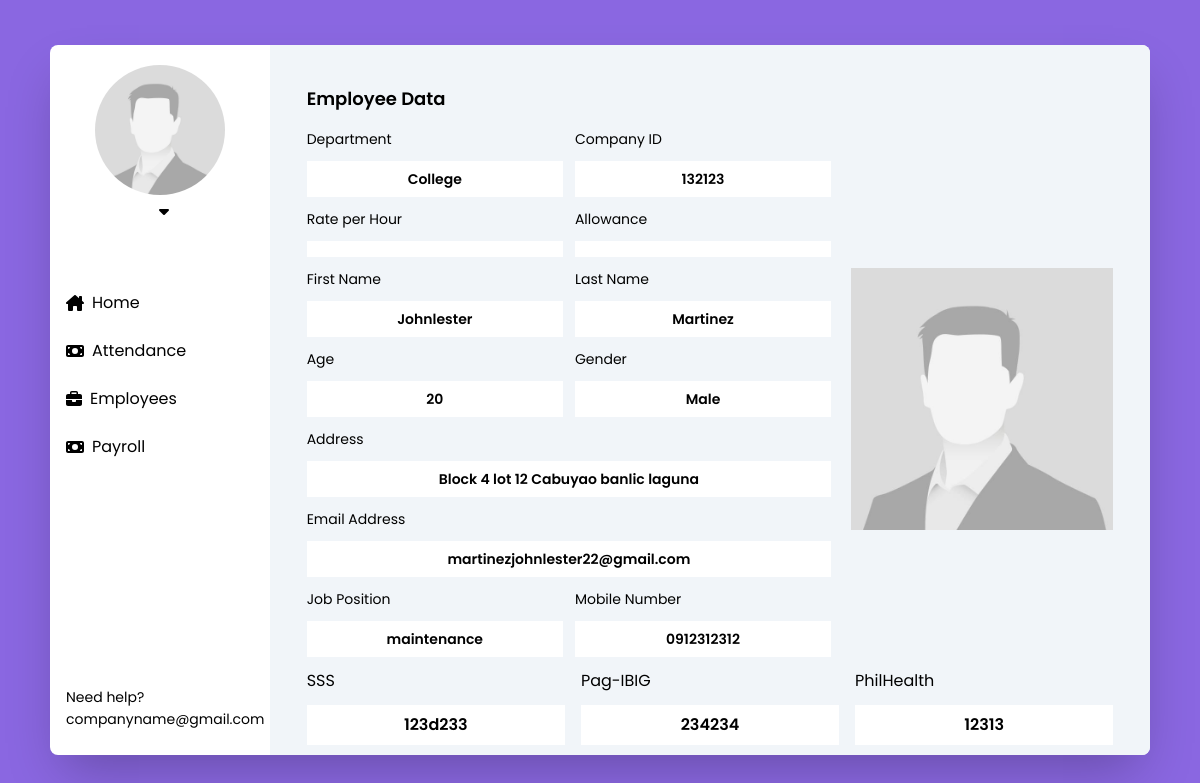
The page /view.php?c_id=132123 on the database as committed earlier.
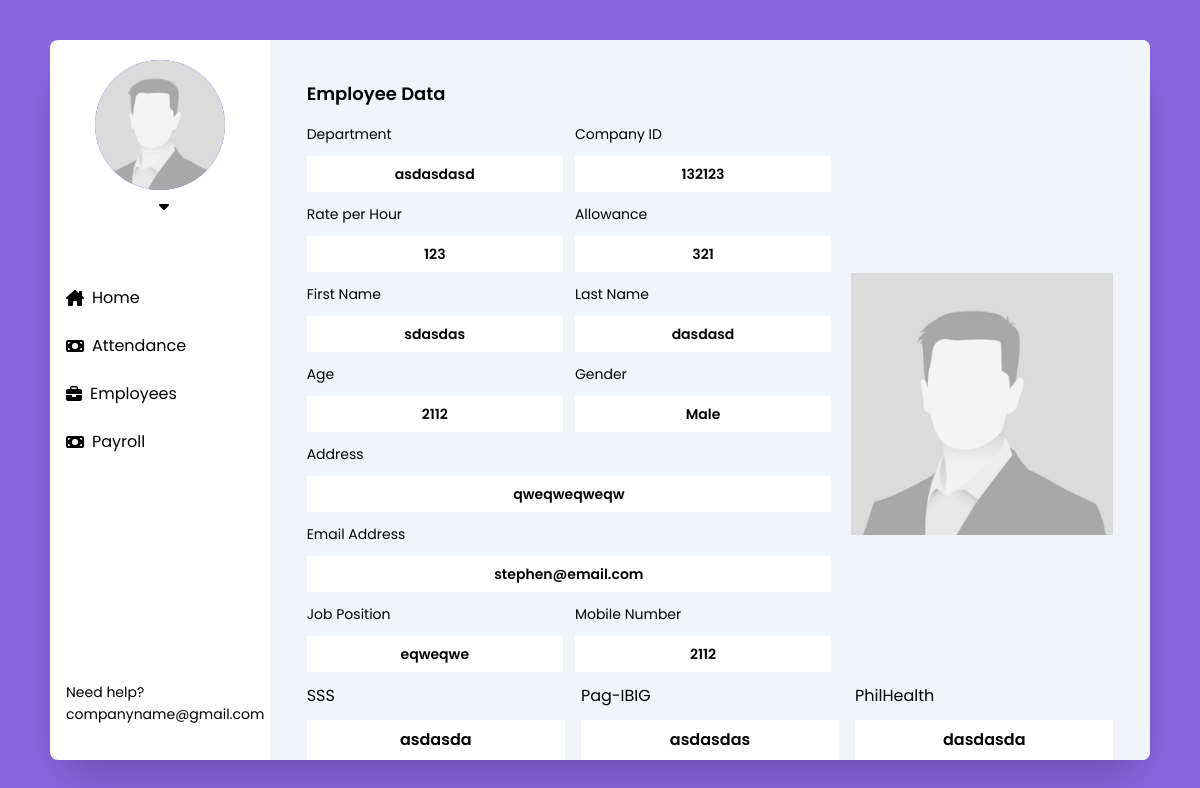
The same page on the database as committed later.
### tables this page shows
CREATE TABLE `employees` (
  `company_id` varchar(100) NOT NULL,
  `id` int(255) NOT NULL,
  `first_name` varchar(255) NOT NULL,
  `last_name` varchar(255) NOT NULL,
  `email` varchar(255) NOT NULL,
  `position` varchar(255) NOT NULL,
  `number` varchar(255) NOT NULL,
  `department` varchar(255) NOT NULL,
  `sss` varchar(100) NOT NULL,
  `pagibig` varchar(100) NOT NULL,
  `philhealth` varchar(100) NOT NULL,
  `age` varchar(20) NOT NULL,
  `sex` varchar(10) NOT NULL,
  `address` varchar(255) NOT NULL,
  `rate_hour` int(11) DEFAULT NULL,
  `allowance` int(11) NOT NULL
);

### public/functions.php (called while the page is built, shortened)
<?php
function isUserAdmin($con, $email){
    $lookUp = "SELECT * FROM users WHERE email = ?";
    $stmt = mysqli_prepare($con, $lookUp);
    mysqli_stmt_bind_param($stmt, "s", $email);
    mysqli_stmt_execute($stmt);
    $result = mysqli_stmt_get_result($stmt);
    $row = mysqli_fetch_assoc($result);
    return false;
}
?>

### public/view.php (the view, shortened to what the changed rows need)
<?php
    include 'database/db.php';
    include 'functions.php';
    $c_id = isset($_GET['c_id']) ? intval($_GET['c_id']) : 0;
    $lookUp = "SELECT * FROM employees WHERE company_id = " . $c_id;
    $lookUpQuery = mysqli_query($con, $lookUp);
    $row = mysqli_fetch_assoc($lookUpQuery);
?>
<!DOCTYPE html>
<html lang="en">
<head>
    <link rel="stylesheet" href="style.css">
    <link rel="stylesheet" href="style.css">
</head>
<body class="grid place-items-center min-h-screen bg-main-2">
    <div class="w-11/12 flex bg-white shadow-2xl rounded-lg">
                <?php if (isUserAdmin($con, $user_email)==1) { ?>
                <button onclick="window.location.href='users.php'" class="w-full text-left flex items-center gap-2 hover:bg-main-2 hover:text-white px-4 py-3 transition-all"><svg xmlns="http://www.w3.org/2000/svg" width="16" height="16" fill="currentColor" class="bi bi-people" viewBox="0 0 16 16"><path d="M15 14s1 0 1-1-1-4-5-4-5 3-5 4 1 1 1 1zm-7.978-1L7 12.996c.001-.264.167-1.03.76-1.72C8.312 10.629 9.282 10 11 10c1.717 0 2.687.63 3.24 1.276.593.69.758 1.457.76 1.72l-.008.002-.014.002zM11 7a2 2 0 1 0 0-4 2 2 0 0 0 0 4m3-2a3 3 0 1 1-6 0 3 3 0 0 1 6 0M6.936 9.28a6 6 0 0 0-1.23-.247A7 7 0 0 0 5 9c-4 0-5 3-5 4q0 1 1 1h4.216A2.24 2.24 0 0 1 5 13c0-1.01.377-2.042 1.09-2.904.243-.294.526-.569.846-.816M4.92 10A5.5 5.5 0 0 0 4 13H1c0-.26.164-1.03.76-1.724.545-.636 1.492-1.256 3.16-1.275ZM1.5 5.5a3 3 0 1 1 6 0 3 3 0 0 1-6 0m3-2a2 2 0 1 0 0 4 2 2 0 0 0 0-4"/></svg><p>Users</p></button>
                <?php } ?>
        <div class="bg-slate-100 rounded-tr-lg rounded-br-lg w-[80%]">
            <div class="w-11/12 mx-auto mt-10">
                <h1 class="mb-4 text-lg font-semibold">Employee Data</h1>
                <div class="w-full flex gap-5 text-sm">
                    <div class="w-2/3">
                        <div class="w-full mb-3 flex gap-3">
                            <div class="w-1/2">
                                <p class="mb-3">Department</p>
                                <p class="w-full bg-white px-1 py-2 text-center font-semibold"><?php echo $row['department']; ?></p>
                            </div>
                            <div class="w-1/2">
                                <p class="mb-3">Company ID</p>
                                <p class="w-full bg-white px-1 py-2 text-center font-semibold"><?php echo $row['company_id']; ?></p>
                            </div>
                        </div>
                        <div class="w-full mb-3 flex gap-3">
                            <div class="w-1/2">
                                <p class="mb-3">Rate per Hour</p>
                                <p class="w-full bg-white px-1 py-2 text-center font-semibold"><?php echo $row['rate_hour']; ?></p>
                            </div>
                            <div class="w-1/2">
                                <p class="mb-3">Allowance</p>
                                <p class="w-full bg-white px-1 py-2 text-center font-semibold"><?php echo $row['allowance']; ?></p>
                            </div>
                        </div>
                        <div class="flex gap-3 mb-3">
                            <div class="w-2/4">
                                <p class="mb-3">First Name</p>
                                <p class="w-full bg-white px-1 py-2 text-center font-semibold"><?php echo $row['first_name'];?></p>
                            </div>
                            <div class="w-2/4">
                                <p class="mb-3">Last Name</p>
                                <p class="w-full bg-white px-1 py-2 text-center font-semibold"><?php echo $row['last_name'];?></p>
                            </div>
                        </div>
                        <div class="flex gap-3 mb-3">
                            <div class="w-2/4">
                                <p class="mb-3">Age</p>
                                <p class="w-full bg-white px-1 py-2 text-center font-semibold"><?php echo $row['age'];?></p>
                            </div>
                            <div class="w-2/4">
                                <p class="mb-3">Gender</p>
                                <p class="w-full bg-white px-1 py-2 text-center font-semibold"><?php echo $row['sex'];?></p>
                            </div>
                        </div>
                        <div class="w-full mb-3">
                            <p class="mb-3">Address</p>
                            <p class="w-full bg-white px-1 py-2 text-center font-semibold"><?php echo $row['address']; ?></p>
                        </div>
                        <div class="w-full mb-3">
                            <p class="mb-3">Email Address</p>
                            <p class="w-full bg-white px-1 py-2 text-center font-semibold"><?php echo $row['email']; ?></p>
                        </div>
                        <div class="flex gap-3 mb-3">
                            <div class="w-2/4">
                                <p class="mb-3">Job Position</p>
                                <p class="w-full bg-white px-1 py-2 text-center font-semibold"><?php echo $row['position'];?></p>
                            </div>
                            <div class="w-2/4">
                                <p class="mb-3">Mobile Number</p>
                                <p class="w-full bg-white px-1 py-2 text-center font-semibold"><?php echo $row['number'];?></p>
                            </div>
                        </div>
                    </div>
                </div>
                <div class="w-full flex justify-between gap-4">
                    <div class="w-2/6">
                        <p class="mb-3">SSS</p>
                        <p class="w-full bg-white px-1 py-2 text-center font-semibold"><?php echo $row['sss'];?></p>
                    </div>
                    <div class="w-2/6">
                        <p class="mb-3">Pag-IBIG</p>
                        <p class="w-full bg-white px-1 py-2 text-center font-semibold"><?php echo $row['pagibig'];?></p>
                    </div>
                    <div class="w-2/6">
                        <p class="mb-3">PhilHealth</p>
                        <p class="w-full bg-white px-1 py-2 text-center font-semibold"><?php echo $row['philhealth'];?></p>
                    </div>
                </div>
            </div>
        </div>
    </div>
</body>
</html>

Rows that differ between the two databases and show on the page:
removed employees: department "College", company "132123", first_name "Johnlester", last_name "Martinez", age "20", sex "Male", address "Block 4 lot 12 Cabuyao banlic laguna", email "martinezjohnlester22@gmail.com", position "maintenance", number "0912312312", sss "123d233", pagibig "234234", philhealth "12313"
added employees: department "asdasdasd", company "132123", rate_hour "123", allowance "321", first_name "sdasdas", last_name "dasdasd", age "2112", sex "Male", address "qweqweqweqw", email "stephen@email.com", position "eqweqwe", number "2112", sss "asdasda", pagibig "asdasdas", philhealth "dasdasda"
